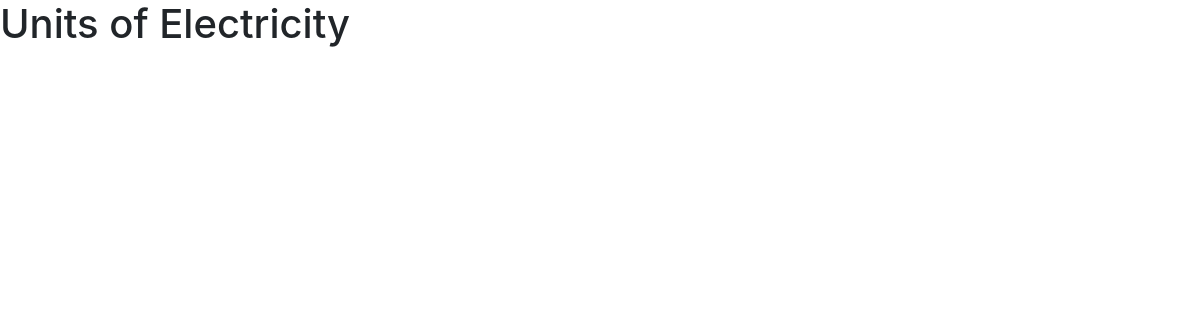
Page /units/1 on the earlier database version.
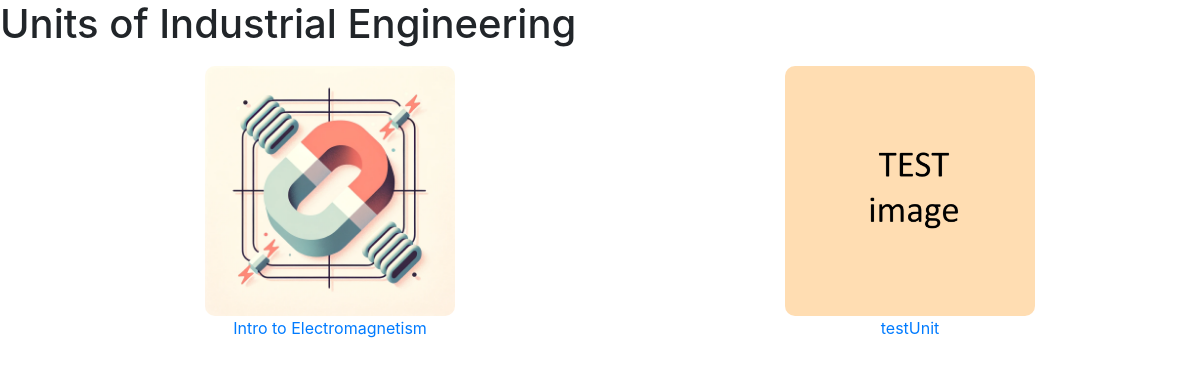
Same page on the later database version.
### app.py (models this page shows, shortened)
class Course(db.Model):
    id = db.Column(db.Integer, primary_key=True)
    course_name = db.Column(
        db.String(50),
        nullable=False
    )
    image_file = db.Column(
        db.String(20),
        nullable=False
    )
    units = db.relationship(
        'Unit',
        backref='course',
        lazy=True,
        cascade="all,delete"
    )

class Unit(db.Model):
    id = db.Column(db.Integer, primary_key=True)
    unit_name = db.Column(
        db.String(50),
        nullable=False
    )
    image_file = db.Column(
        db.String(20),
        nullable=False
    )
    course_id = db.Column(
        db.Integer,
        db.ForeignKey('course.id'),
        nullable=False
    )
    sections = db.relationship(
        'Section',
        backref='unit',
        lazy=True,
        cascade="all,delete"
    )

### app.py (the view)
@app.route("/units/<int:course_id>")
def units(course_id):
    return render_template(
        "units.html",
        course=Course.query.get_or_404(course_id),
        units=Unit.query.filter_by(course_id=course_id).all()
    )

### templates/units.html (shortened to what this page needs)
{% extends "layout.html" %}
{% block style %}
    <link
        rel="stylesheet"
        href="{{ url_for('static', filename='css/index_style.css')}}"
    />
    <link
        rel="stylesheet"
        href="https://cdn.jsdelivr.net/npm/bootstrap@4.0.0/dist/css/bootstrap.min.css"
    />
{% endblock %}
{% block body %}
    <h1>Units of {{ course.course_name }}</h1>
    <div class="units">
        <ul class="units-list">
            {% for unit in units %}
                <li class="unit-item">
                    <a href="{{ url_for('unit_detailed', unit_id=unit.id) }}">
                        <figure>
                            <img
                                src="{{ url_for('static', filename=unit.image_file)}}"
                            />
                            <figcaption>{{ unit.unit_name }}</figcaption>
                        </figure>
                    </a>
                </li>
            {% endfor %}
        </ul>
{% endblock %}

Differences in the rows shown:
changed Course: course_name "Electricity" → "Industrial Engineering"
now on this page (row edited): Unit: image_file (picture), unit_name "Intro to Electromagnetism"
added Unit: image_file (picture), unit_name "testUnit"
